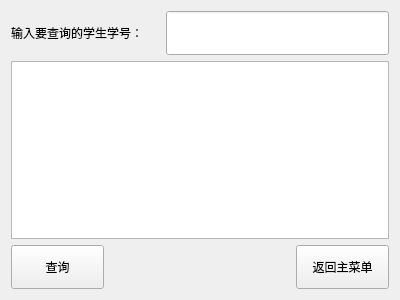
<?xml version="1.0" encoding="UTF-8"?>
<ui version="4.0">
 <class>SelectWiget</class>
 <widget class="QWidget" name="SelectWiget">
  <property name="geometry">
   <rect>
    <x>0</x>
    <y>0</y>
    <width>400</width>
    <height>300</height>
   </rect>
  </property>
  <property name="sizePolicy">
   <sizepolicy hsizetype="Expanding" vsizetype="Expanding">
    <horstretch>0</horstretch>
    <verstretch>0</verstretch>
   </sizepolicy>
  </property>
  <property name="windowTitle">
   <string>Form</string>
  </property>
  <layout class="QGridLayout" name="gridLayout_4">
   <item row="0" column="0">
    <layout class="QGridLayout" name="gridLayout_3" rowstretch="1,4,1" rowminimumheight="0,0,0">
     <item row="0" column="0">
      <layout class="QGridLayout" name="gridLayout_2" columnstretch="2,3">
       <item row="0" column="0">
        <widget class="QLabel" name="idLabel">
         <property name="sizePolicy">
          <sizepolicy hsizetype="Expanding" vsizetype="Expanding">
           <horstretch>0</horstretch>
           <verstretch>0</verstretch>
          </sizepolicy>
         </property>
         <property name="text">
          <string>输入要查询的学生学号：</string>
         </property>
        </widget>
       </item>
       <item row="0" column="1">
        <widget class="QLineEdit" name="idLineEdit">
         <property name="sizePolicy">
          <sizepolicy hsizetype="Expanding" vsizetype="Expanding">
           <horstretch>0</horstretch>
           <verstretch>0</verstretch>
          </sizepolicy>
         </property>
        </widget>
       </item>
      </layout>
     </item>
     <item row="1" column="0">
      <widget class="QTextBrowser" name="studentTextBrowser"/>
     </item>
     <item row="2" column="0">
      <layout class="QGridLayout" name="gridLayout">
       <item row="0" column="0">
        <widget class="QPushButton" name="selectButton">
         <property name="sizePolicy">
          <sizepolicy hsizetype="Expanding" vsizetype="Expanding">
           <horstretch>0</horstretch>
           <verstretch>0</verstretch>
          </sizepolicy>
         </property>
         <property name="text">
          <string>查询</string>
         </property>
        </widget>
       </item>
       <item row="0" column="1">
        <spacer name="horizontalSpacer">
         <property name="orientation">
          <enum>Qt::Horizontal</enum>
         </property>
         <property name="sizeHint" stdset="0">
          <size>
           <width>40</width>
           <height>20</height>
          </size>
         </property>
        </spacer>
       </item>
       <item row="0" column="2">
        <spacer name="horizontalSpacer_2">
         <property name="orientation">
          <enum>Qt::Horizontal</enum>
         </property>
         <property name="sizeHint" stdset="0">
          <size>
           <width>40</width>
           <height>20</height>
          </size>
         </property>
        </spacer>
       </item>
       <item row="0" column="3">
        <widget class="QPushButton" name="returnButton">
         <property name="sizePolicy">
          <sizepolicy hsizetype="Expanding" vsizetype="Expanding">
           <horstretch>0</horstretch>
           <verstretch>0</verstretch>
          </sizepolicy>
         </property>
         <property name="text">
          <string>返回主菜单</string>
         </property>
        </widget>
       </item>
      </layout>
     </item>
    </layout>
   </item>
  </layout>
 </widget>
 <resources/>
 <connections/>
</ui>
